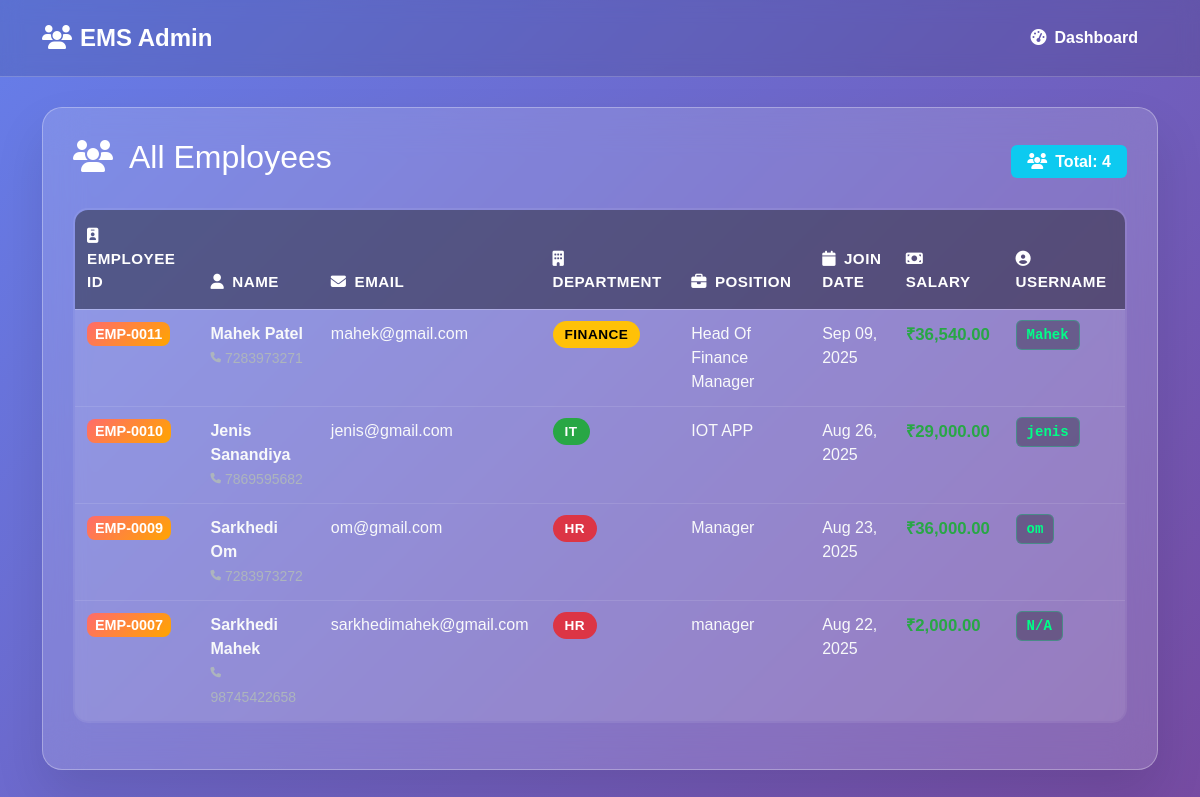
/admin/employees.php (signed in), run on the app's committed database.
### tables this page shows
CREATE TABLE `employees` (
  `id` int(11) NOT NULL,
  `user_id` int(11) NOT NULL,
  `full_name` varchar(100) NOT NULL,
  `email` varchar(100) DEFAULT NULL,
  `phone` varchar(20) DEFAULT NULL,
  `department` varchar(50) DEFAULT NULL,
  `salary` decimal(10,2) NOT NULL,
  `position` varchar(50) DEFAULT NULL,
  `join_date` date DEFAULT NULL,
  `created_at` timestamp NOT NULL DEFAULT current_timestamp()
);

CREATE TABLE `users` (
  `id` int(11) NOT NULL,
  `username` varchar(50) NOT NULL,
  `password` varchar(255) NOT NULL,
  `role` enum('admin','employee') NOT NULL,
  `created_at` timestamp NOT NULL DEFAULT current_timestamp(),
  `is_approved` tinyint(1) DEFAULT 0
);

### admin/employees.php (the view, shortened to what this page needs)
<?php
require '../config/db.php';
try {
    $stmt = $pdo->prepare("
        SELECT
            e.id as employee_id,
            e.full_name,
            e.email,
            e.phone,
            e.department,
            e.position,
            e.salary,
            e.join_date,
            u.username,
            e.created_at
        FROM employees e
        LEFT JOIN users u ON e.user_id = u.id
        ORDER BY e.id DESC
    ");
    $stmt->execute();
    $employees = $stmt->fetchAll(PDO::FETCH_ASSOC);
} catch (PDOException $e) {
    $error = "Error fetching employees: " . $e->getMessage();
}
?>
<!DOCTYPE html>
<html lang="en">
<head>
<link href="https://cdnjs.cloudflare.com/ajax/libs/bootstrap/5.3.0/css/bootstrap.min.css" rel="stylesheet">
<link href="https://cdnjs.cloudflare.com/ajax/libs/font-awesome/6.4.0/css/all.min.css" rel="stylesheet">
</head>
<body>
<nav class="navbar">
    <div class="container">
        <a class="navbar-brand" href="#">
            <i class="fas fa-users me-2"></i>EMS Admin
        </a>
        <div class="navbar-nav ms-auto">
            <a class="nav-link" href="dashboard.php">
                <i class="fas fa-tachometer-alt me-2"></i>Dashboard
            </a>
        </div>
    </div>
</nav>
<div class="container">
    <div class="container-main">
        <div class="d-flex justify-content-between align-items-center mb-4">
            <h2><i class="fas fa-users me-3"></i>All Employees</h2>
            <span class="badge bg-info fs-6 px-3 py-2">
                <i class="fas fa-users me-2"></i>Total: <?= count($employees) ?>
            </span>
        </div>
        <?php if (empty($employees)): ?>
            <div class="empty-state">
                <i class="fas fa-users fa-4x mb-3" style="opacity: 0.3;"></i>
                <h4>No Employees Found</h4>
                <p>No employee records available in the system.</p>
            </div>
        <?php else: ?>
            <div class="table-responsive">
                <table class="table">
                    <thead>
                        <tr>
                            <th><i class="fas fa-id-badge me-2"></i>Employee ID</th>
                            <th><i class="fas fa-user me-2"></i>Name</th>
                            <th><i class="fas fa-envelope me-2"></i>Email</th>
                            <th><i class="fas fa-building me-2"></i>Department</th>
                            <th><i class="fas fa-briefcase me-2"></i>Position</th>
                            <th><i class="fas fa-calendar me-2"></i>Join Date</th>
                            <th><i class="fas fa-money-bill me-2"></i>Salary</th>
                            <th><i class="fas fa-user-circle me-2"></i>Username</th>
                        </tr>
                    </thead>
                    <tbody>
                        <?php foreach ($employees as $employee): ?>
                        <tr>
                            <td>
                                <span class="emp-id">EMP-<?= str_pad($employee['employee_id'], 4, '0', STR_PAD_LEFT) ?></span>
                            </td>
                            <td>
                                <strong><?= htmlspecialchars($employee['full_name'] ?: 'N/A') ?></strong>
                                <?php if ($employee['phone']): ?>
                                    <br><small style="color: #adb5bd;"><i class="fas fa-phone fa-xs me-1"></i><?= htmlspecialchars($employee['phone']) ?></small>
                                <?php endif; ?>
                            </td>
                            <td><?= htmlspecialchars($employee['email'] ?: 'N/A') ?></td>
                            <td>
                                <?php
                                $dept = strtolower($employee['department'] ?: 'default');
                                $badge_class = 'dept-' . str_replace(' ', '', $dept);
                                ?>
                                <span class="dept-badge <?= $badge_class ?>">
                                    <?= htmlspecialchars($employee['department'] ?: 'Not Assigned') ?>
                                </span>
                            </td>
                            <td><?= htmlspecialchars($employee['position'] ?: 'N/A') ?></td>
                            <td>
                                <?php if ($employee['join_date']): ?>
                                    <?= date('M d, Y', strtotime($employee['join_date'])) ?>
                                <?php else: ?>
                                    N/A
                                <?php endif; ?>
                            </td>
                            <td>
                                <?php if ($employee['salary'] && $employee['salary'] > 0): ?>
                                    <span class="salary">₹<?= number_format($employee['salary'], 2) ?></span>
                                <?php else: ?>
                                    <span style="color: #6c757d;">Not Set</span>
                                <?php endif; ?>
                            </td>
                            <td>
                                <code class="username-code">
                                    <?= htmlspecialchars($employee['username'] ?: 'N/A') ?>
                                </code>
                            </td>
                        </tr>
                        <?php endforeach; ?>
                    </tbody>
                </table>
            </div>
        <?php endif; ?>
    </div>
</div>
</body>
</html>

### admin/employees.php (style rules this page uses)
body { font-family: 'Poppins', sans-serif; background: linear-gradient(135deg, #667eea 0%, #764ba2 100%); min-height: 100vh; color: white; }
.container-main { background: rgba(255, 255, 255, 0.15); backdrop-filter: blur(20px); border: 1px solid rgba(255, 255, 255, 0.3); border-radius: 20px; padding: 30px; margin: 30px auto; box-shadow: 0 25px 50px rgba(0, 0, 0, 0.1); }
.navbar { background: rgba(0, 0, 0, 0.1); backdrop-filter: blur(10px); border-bottom: 1px solid rgba(255, 255, 255, 0.2); padding: 15px 0; }
.navbar-brand { color: white !important; font-weight: 700; font-size: 1.5rem; }
.nav-link { color: white !important; font-weight: 600; padding: 10px 20px !important; border-radius: 10px; transition: all 0.3s ease; }
.table { background: rgba(255, 255, 255, 0.08); border-radius: 15px; overflow: hidden; color: white; border: 2px solid rgba(255, 255, 255, 0.2); }
.table th { background: rgba(0, 0, 0, 0.4); border-color: rgba(255, 255, 255, 0.3); color: #ffffff; font-weight: 700; font-size: 0.95rem; text-transform: uppercase; letter-spacing: 0.5px; padding: 15px 12px; }
.table td { border-color: rgba(255, 255, 255, 0.15); color: #f8f9fa; font-weight: 500; padding: 12px; background: rgba(255, 255, 255, 0.05); }
.dept-badge { padding: 6px 12px; border-radius: 20px; font-weight: 600; font-size: 0.85rem; text-transform: uppercase; letter-spacing: 0.5px; }
.dept-it { background: #28a745; color: white; }
.dept-hr { background: #dc3545; color: white; }
.dept-finance { background: #ffc107; color: black; }
.username-code { background: rgba(0, 0, 0, 0.3); color: #00ff88; padding: 6px 10px; border-radius: 6px; font-family: 'Courier New', monospace; font-weight: 600; border: 1px solid rgba(0, 255, 136, 0.3); }
.emp-id { background: linear-gradient(135deg, #ff6b6b, #ffa500); color: white; padding: 4px 8px; border-radius: 8px; font-weight: 700; font-size: 0.9rem; }
.salary { color: #28a745; font-weight: 700; font-size: 1.05rem; }

### data on the page
employees: id "0011", full_name "Mahek Patel", phone "7283973271", email "mahek@gmail.com", department "FINANCE", position "Head Of Finance Manager", join_date "Sep 09, 2025", salary "36,540.00", user.username "Mahek"
employees: id "0010", full_name "Jenis Sanandiya", phone "7869595682", email "jenis@gmail.com", department "IT", position "IOT APP", join_date "Aug 26, 2025", salary "29,000.00", user.username "jenis"
employees: id "0009", full_name "Sarkhedi Om", phone "7283973272", email "om@gmail.com", department "HR", position "Manager", join_date "Aug 23, 2025", salary "36,000.00", user.username "om"
employees: id "0007", full_name "Sarkhedi Mahek", phone "98745422658", email "sarkhedimahek@gmail.com", department "HR", position "manager", join_date "Aug 22, 2025", salary "2,000.00", username "N/A"

### other printed values
count($employees) "4"
